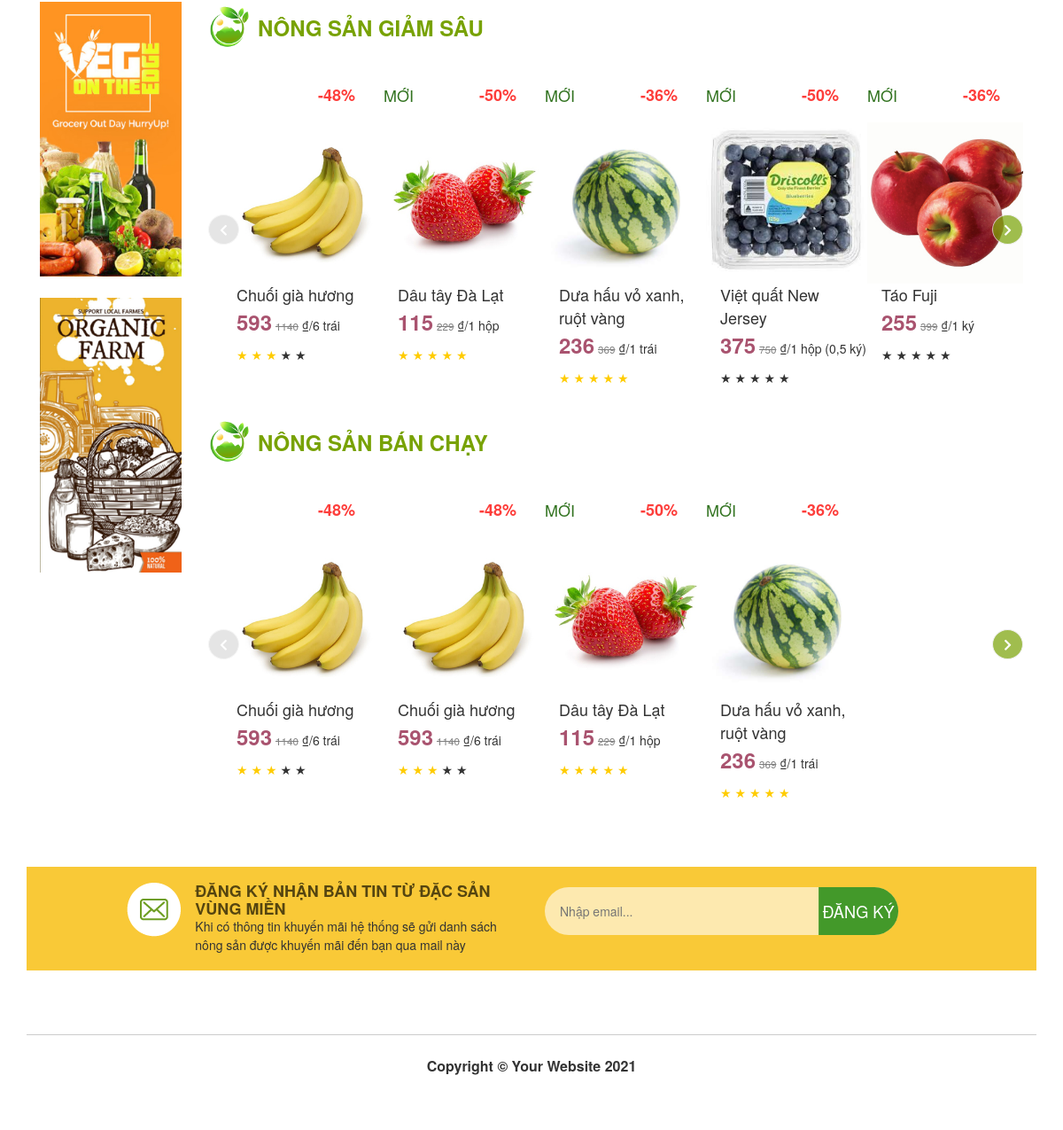
Before: / (lower part) with the older database file.
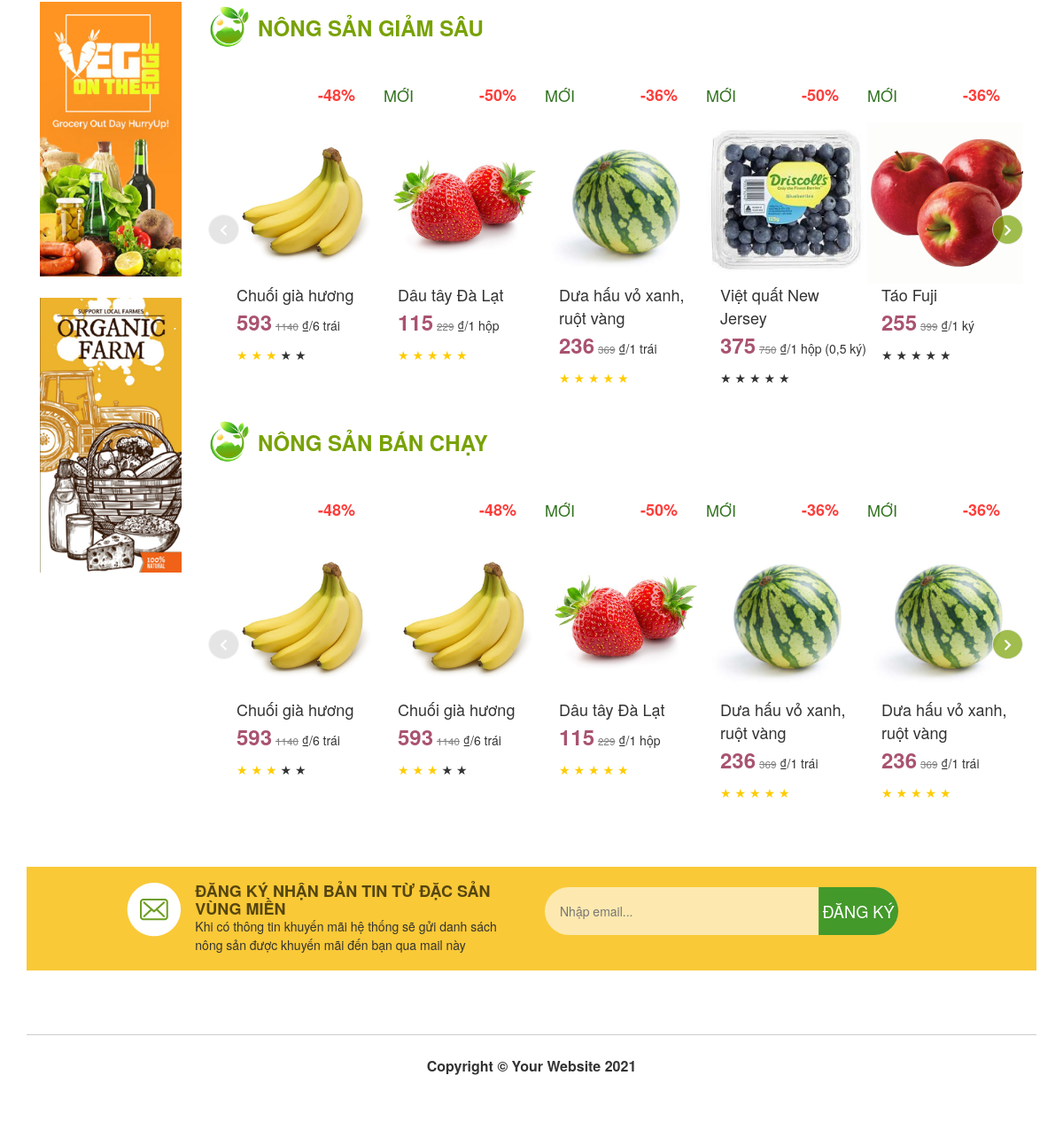
After: the same page with the newer database file.
### tables this page shows
CREATE TABLE `products` (
  `product_id` int(11) NOT NULL,
  `product_title` varchar(255) NOT NULL,
  `product_category_id` int(11) NOT NULL,
  `is_product_new` tinyint(1) NOT NULL,
  `is_product_sale` tinyint(1) NOT NULL,
  `product_current_price` double NOT NULL,
  `product_original_price` double NOT NULL,
  `product_price_unit` varchar(255) NOT NULL,
  `product_description` text NOT NULL,
  `short_desc` text NOT NULL,
  `product_image` varchar(255) NOT NULL,
  `product_remain` int(11) NOT NULL
);

CREATE TABLE `rating` (
  `rating_id` int(10) NOT NULL,
  `product_id` int(11) NOT NULL,
  `user_id` int(15) NOT NULL,
  `star` int(1) NOT NULL,
  `comment` text NOT NULL,
  `datetime` datetime NOT NULL
);

### resource/functions.php (called while the page is built, shortened)
<?php
function query($sql) {
    global $connection;
    return mysqli_query($connection, $sql);
}
function fetch_array($result){
    return mysqli_fetch_array($result);
}
?>

### public/index.php (the view, shortened to what this page needs)
<?php include(TEMPLATE_FRONT . DS . "header.php") ?>
        <div class="product-sale">
          <div class="row">
            <div class="col-md-2">
              <img src="images/banner-3.jpg" alt="" style="margin-bottom: 24px">
              <img src="images/banner-4.jpg" alt="">
            </div>
            <div class="col-md-10">
              <div class="row">
              <img src="images/logo_hinh.png" alt="" style="width: 48px;">
                <h3>NÔNG SẢN GIẢM SÂU</h3>
                <div class="MultiCarousel" data-items="1,3,5,6" data-slide="1" id="MultiCarousel"  data-interval="1000" style="margin-top: 24px;">
                        <div class="MultiCarousel-inner">
                        <?php
                        $query = query("SELECT * FROM product_info WHERE is_product_sale = 1 HAVING product_current_price/product_original_price < 0.65 ");
                        while($row = fetch_array($query)):
                            $isNew = $row['is_product_new'];
                            $isSale = $row['is_product_sale'];
                            $saleRate = 100 - $row['product_current_price']/$row['product_original_price']*100;
                            $productName = $row['product_title'];
                            $productPrice = $row['product_current_price'];
                            $originalPrice = $row['product_original_price'];
                            $productIMG = $row['product_image'];
                            $rating = $row['product_star'] ? $row['product_star'] : 0;
                            $unit = $row['product_price_unit'];
                    ?>
                    <div class="item">
                          <div class="row">
                            <div class="col-md-6 item-right">
                              <div class="is-new" <?php if($isNew){?>style="visibility:visible"<?php }?>>
                                  <h5>MỚI</h5>
                              </div>
                            </div>
                            <div class="col-md-6 item-left">
                              <div class="sale-rate" <?php if($saleRate){?>style="visibility:visible"<?php }?>>
                                  <h4>-<?php echo number_format($saleRate) ?>%</h4>
                              </div>
                            </div>
                          </div>
                            <a href="item.php?id=<?php echo $row['product_id']?>&cat=<?php echo $row['product_category_id']?>&star=0">
                            <div class="pad15">
                                <img src="images/<?php echo $productIMG ?>" alt="">
                                <p class="p-name"><?php echo $productName ?></p>
                            </div>
                            </a>
                            <p class="product-price">
                                <span class="current-price"><?php echo $productPrice ?></span>
                                <span class="original-price"><?php if($isSale) echo $originalPrice ;?></span> &#8363;/<?php echo $unit ?></p>
                                <p class="star-rate">
                                <span class="rate">
                                    <i class="star1 <?php if($rating>=1){?>active<?php }?>">★</i>
                                    <i class="star2 <?php if($rating>=2){?>active<?php }?>">★</i>
                                    <i class="star3 <?php if($rating>=3){?>active<?php }?>">★</i>
                                    <i class="star4 <?php if($rating>=4){?>active<?php }?>">★</i>
                                    <i class="star5 <?php if($rating>=5){?>active<?php }?>">★</i>
                                </span>
                                </p>
                        </div>
                        <?php endwhile ?>
                        </div>
                        <button class="btn btn-primary leftLst"><i class="fas fa-chevron-left"></i></button>
                    <button class="btn btn-primary rightLst"><i class="fas fa-chevron-right"></i></button>
                </div>
              </div>
              <div class="row" style="margin-top: 24px;">
              <img src="images/logo_hinh.png" alt="" style="width: 48px;">
                <h3>NÔNG SẢN BÁN CHẠY</h3>
                <div class="MultiCarousel" data-items="1,3,5,6" data-slide="1" id="MultiCarousel"  data-interval="1000" style="margin-top: 24px;">
                        <div class="MultiCarousel-inner">
                        <?php
                        $query = query("SELECT * FROM product_info JOIN rating ON product_info.product_id = rating.product_id WHERE rating.star >= 4");
                        while($row = fetch_array($query)):
                            $isNew = $row['is_product_new'];
                            $isSale = $row['is_product_sale'];
                            $saleRate = 100 - $row['product_current_price']/$row['product_original_price']*100;
                            $productName = $row['product_title'];
                            $productPrice = $row['product_current_price'];
                            $originalPrice = $row['product_original_price'];
                            $productIMG = $row['product_image'];
                            $rating = $row['product_star'] ? $row['product_star'] : 0;
                            $unit = $row['product_price_unit'];
                    ?>
                    <div class="item">
                          <div class="row">
                            <div class="col-md-6 item-right">
                              <div class="is-new" <?php if($isNew){?>style="visibility:visible"<?php }?>>
                                  <h5>MỚI</h5>
                              </div>
                            </div>
                            <div class="col-md-6 item-left">
                              <div class="sale-rate" <?php if($isSale){?>style="visibility:visible"<?php }?>>
                                  <h4>-<?php echo number_format($saleRate) ?>%</h4>
                              </div>
                            </div>
                          </div>
                            <a href="item.php?id=<?php echo $row['product_id']?>&cat=<?php echo $row['product_category_id']?>&star=0">
                            <div class="pad15">
                                <img src="images/<?php echo $productIMG ?>" alt="">
                                <p class="p-name"><?php echo $productName ?></p>
                            </div>
                            </a>
                            <p class="product-price">
                                <span class="current-price"><?php echo $productPrice ?></span>
                                <span class="original-price"><?php if($isSale) echo $originalPrice; ?></span> &#8363;/<?php echo $unit ?></p>
                                <p class="star-rate">
                                <span class="rate">
                                    <i class="star1 <?php if($rating>=1){?>active<?php }?>">★</i>
                                    <i class="star2 <?php if($rating>=2){?>active<?php }?>">★</i>
                                    <i class="star3 <?php if($rating>=3){?>active<?php }?>">★</i>
                                    <i class="star4 <?php if($rating>=4){?>active<?php }?>">★</i>
                                    <i class="star5 <?php if($rating>=5){?>active<?php }?>">★</i>
                                </span>
                                </p>
                        </div>
                        <?php endwhile ?>
                        </div>
                        <button class="btn btn-primary leftLst"><i class="fas fa-chevron-left"></i></button>
                    <button class="btn btn-primary rightLst"><i class="fas fa-chevron-right"></i></button>
                </div>
              </div>
            </div>
          </div>
        </div>
        <div style="background-color: #f9c937; margin-top: 64px;">
            <div class="row" style="padding:8px;">
                <div class="col-md-6" style="padding-left:0;">
                    <div class="col-md-4" style="text-align:right; margin-top:8px;">
                      <img src="images/subcriber.png" alt="">
                    </div>
                    <div class="col-md-8" style="line-height:1.5em; color:#554510; padding-left:0;">
                      <h4 style="font-weight:600; margin-bottom:0;">ĐĂNG KÝ NHẬN BẢN TIN TỪ ĐẶC SẢN VÙNG MIỀN</h4>
                      <p>Khi có thông tin khuyến mãi hệ thống sẽ gửi danh sách nông sản được khuyến mãi đến bạn qua mail này</p>
                    </div>
                </div>
                <div class="col-md-6 email-subcribe" style="position: relative; padding-top: 1.1em; line-height: 1;">
                    <form method="POST" action="email_subscribe.php">
                            <input type="text" name="email-subcribe" style="background:#fde9af; border-radius: 30px;
                            border: 1px solid rgba(0, 0, 0, 0); padding: 16px; width: 75%;" placeholder="Nhập email...">
                            <button type="submit" value="search" class="subcribe" style="position: absolute; height: 77%; background-color: #43992a;
                            border: none; font-size: 1.3em; color: #fff; width: 16%; border-top-right-radius: 30px; border-bottom-right-radius: 30px; transform: translateX(-100%);">ĐĂNG KÝ</button>
                    </form>
                </div>
            </div>
        </div>
      </div>
    </div>
<?php include(TEMPLATE_FRONT . DS . "footer.php") ?>

### resource/templates/front/header.php (shortened to what this page needs)
<!DOCTYPE html>
<html lang="en">
<head>
    <link href="//maxcdn.bootstrapcdn.com/bootstrap/3.3.0/css/bootstrap.min.css"
    rel="stylesheet" id="bootstrap-css">
    <link rel="stylesheet" href="https://pro.fontawesome.com/releases/v5.10.0/css/all.css"
/>
    <link rel="stylesheet" href="css/fontawesome.min.css">
    <link href="css/shop-homepage.css" rel="stylesheet">
    <link href="css/homepage.css" rel="stylesheet">
    <link href="css/style.css" rel="stylesheet">
</head>
<body>
    <div class="container-fluid">
        <div class="container">

### resource/templates/front/footer.php (shortened to what this page needs)
<div class="container">
        <footer style="border-top: solid 1px #cccccc; padding-top: 24px; width: 100%; margin-top: 72px;">
            <div class="row">
                <div class="col-lg-12" style="text-align:center;">
                    <p style="font-size: 16px; font-weight: 600;">Copyright &copy; Your Website 2021</p>
                </div>
            </div>
        </footer>
</div>
</body>
</html>

### public/css/shop-homepage.css (style rules this page uses)
.carousel-control, .item { border-radius: 4px; }
footer { margin: 50px 0; }

### public/css/homepage.css (style rules this page uses)
* { margin: 0; padding: 0; box-sizing: border-box; }
html { scroll-behavior: smooth; }
body { font-size: 14px; color: #333333; }
.container-fluid { padding-left: 0; padding-right: 0; }
.container { width: 95%; margin-left: auto; margin-right: auto; padding-left: 0; padding-right: 0; }
.row { margin-left: 0; margin-right: 0; }
.MultiCarousel { float: left; overflow: hidden; width: 100%; position: relative; padding-left: 48px; }
.product-sale .MultiCarousel { padding-left: 16px; }
.MultiCarousel .MultiCarousel-inner { transition: 1s ease all; float: left; margin-left: auto; margin-right: auto; }
.MultiCarousel .MultiCarousel-inner .item { float: left; }
.MultiCarousel .MultiCarousel-inner .item>div { text-align: center; margin: 10px 10px 10px 0; background: #ffffff; color: #666; }
.MultiCarousel .leftLst, .MultiCarousel .rightLst { position: absolute; border-radius: 50%; top: calc(50% - 20px); }
.MultiCarousel .leftLst { left: 0; }
.MultiCarousel .rightLst { right: 0; }
.MultiCarousel .leftLst.over, .MultiCarousel .rightLst.over { pointer-events: none; background: #ccc; opacity: 0.5; translate: 001; }
.pad15 .p-name { padding-left: 16px; }
.pad15 img { width: 72%; }
.product-price { padding-left: 16px; }
.star-rate { padding-left: 16px; }
.product-sale { margin-top: 72px; }
.product-sale .btn-primary { color: #fff; background-color: #78a204; border-color: #ebebeb; opacity: 0.7; }
.product-sale img { width: 100%; }
.product-sale h3 { font-weight: 700; margin-top: 16px; display: inline-block; margin-left: 4px; vertical-align: bottom; color: #78a204; }
.item .p-name { color: #333333; font-size: 18px; font-weight: 500; margin-bottom: 0; }
.item .item-right { text-align: left; padding-left: 0; }
.item h5 { font-size: 18px; font-weight: 500; }
.leftLst i, .rightLst i { color: #ffffff!important; }
.item-scroll .MultiCarousel .leftLst, .MultiCarousel .rightLst { position: absolute; border-radius: 50%; top: calc(50% - 20px); }

### public/css/style.css (style rules this page uses)
* { margin: 0; padding: 0; box-sizing: border-box; color: #333333; }
html { scroll-behavior: smooth; }
.is-new { visibility: hidden; color: rgb(50, 115, 32); }
.sale-rate { visibility: hidden; color: rgb(253, 62, 59); }
.sale-rate h4 { font-weight: 600; }
.current-price { color: rgb(169, 83, 111); font-size: x-large; font-weight: 700; }
.original-price { color: gray; font-size: smaller; text-decoration: line-through; }
.rate:hover a, .rate .active { color: #fc0; }

Changed rows visible on the page:
added rating: product.product_original_price "36", product.product_image (picture), product.product_title "Dưa hấu vỏ xanh, ruột vàng", product.product_current_price "236", product.product_original_price "369", product.product_price_unit "1 trái"
